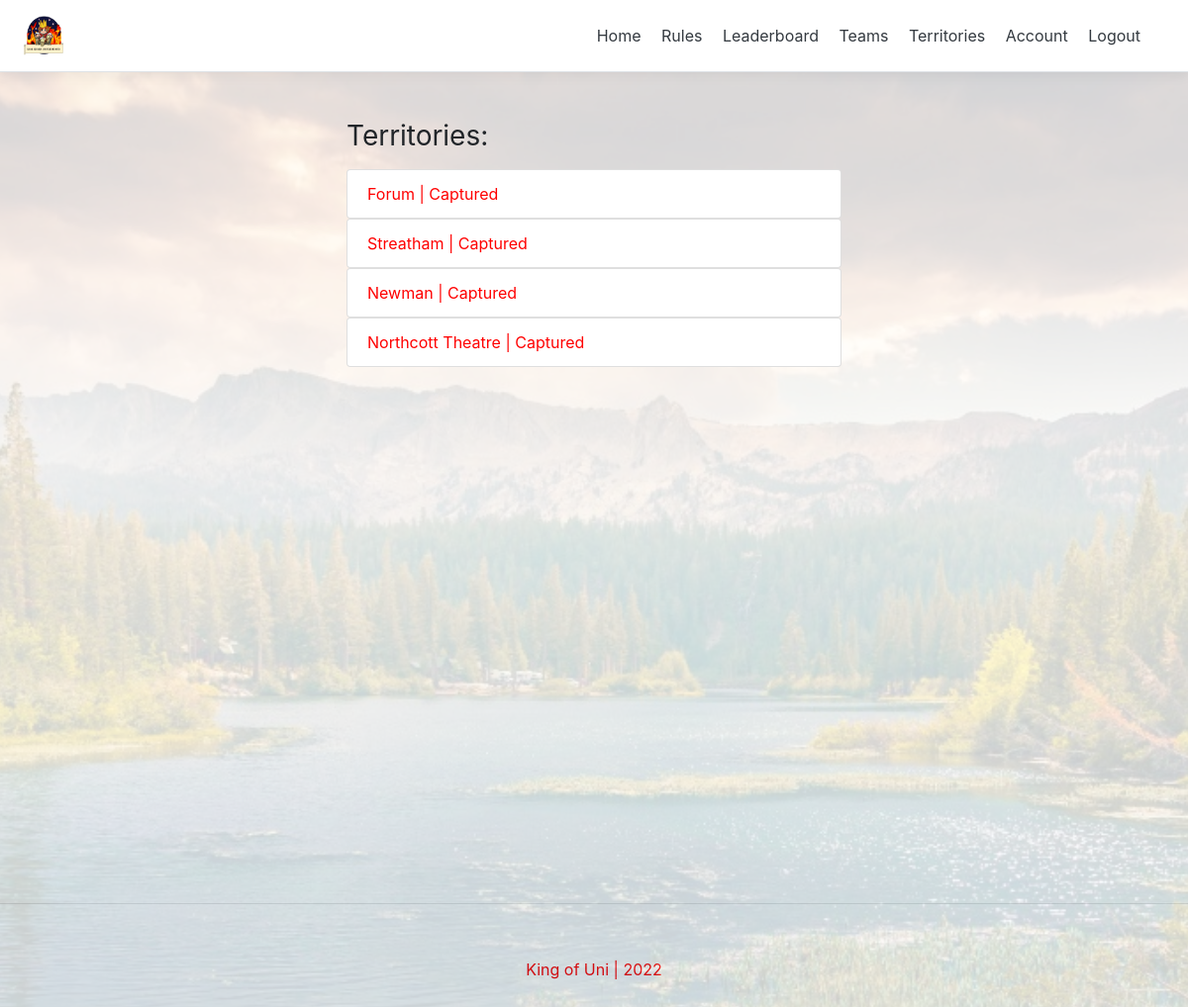
Page /territory_game/ (signed in) on the committed database.
### gameKeeper/models.py (models this page shows, shortened)
class Building(models.Model):
    name 					= models.CharField(max_length=50, null=False, blank=False, unique=True)
    latitude 				= models.DecimalField(max_digits=20, decimal_places=15, null=False, blank=False)
    longitude 				= models.DecimalField(max_digits=20, decimal_places=15, null=False, blank=False)
    streak                  = models.DecimalField(max_digits=1,decimal_places=0, default=1)
    is_active               = models.BooleanField(default=False)
    is_captured             = models.BooleanField(default=False)
    holder                  = models.CharField(max_length=50, default='Nobody')
    capture_date            = models.DateTimeField(blank=True, null=True)
    slug 					= models.SlugField(blank=True, unique=True)
    def __str__(self):
	    return self.name

### territoryGame/views.py (the view)
# urls.py: path('', territories_view, name="territories"),
def territories_view(request):
    context = {}
    if not request.user.is_authenticated:
        return redirect('login')
    buildings = Building.objects.all()
    context['buildings'] = buildings
    return render(request, 'territoryGame/territories.html', context)

### territoryGame/templates/territoryGame/territories.html (shortened to what this page needs)
{% extends 'base.html' %}
{% block content %}
{% if request.user.is_authenticated %}
<div class="container mt-4 p-4">
    <div class="row">
      <div class="buildings">
        {% if request.user.is_inTeam %}
        <h3 class="mb-3 font-weight-normal">Territories:</h3>
        {% if buildings %}
            <ul class="list-group">
            {% for building in buildings %}
              {% if building.is_active %}
                {% if building.is_captured %}
                <a class="closeBtn" href="{% url 'territory_game:detail_territory' building.slug %}" style="text-decoration: none; color: rgb(255, 0, 0);">
                  <li class="list-group-item">{{building}} | Captured</li>
                {% else %}
                <a class="closeBtn" href="{% url 'territory_game:detail_territory' building.slug %}" style="text-decoration: none; color: rgb(0, 255, 149);">
                    <li class="list-group-item">{{building}} | Not Captured</li>
                {% endif %}
              {% endif %}
            {% endfor %}
            </ul>
          {% else %}
            <p>No Territories available.</p>
          {% endif %}
        {% else %}
          <p>You are not in a team. You should <a href="{% url 'group:join_group' %}">join a team to capture territories</a>.</p>
        {% endif %}
      </div>
    </div>
  </div>
{% endif %}
{% endblock content %}

### templates/base.html (style rules this page uses)
.image { position: relative; }
.image:before { content: ' '; display: block; position: absolute; height: 100%; width: 100%; background-size: cover; opacity: 0.2; background-image: url("/static/exeter_uni.jpg"); background-repeat: no-repeat; background-position: center; }

### templates/snippets/header.html (style rules this page uses)
@media (min-width: 768px) { html { font-size: 16px; } }
.container { max-width: 960px; }

### territoryGame/templates/territoryGame/territories.html (style rules this page uses)
.buildings { max-width: 500px; width: 100%; margin: auto; }

### rows in the picture
Building: name "Forum"
Building: name "Streatham"
Building: name "Newman"
Building: name "Northcott Theatre"
